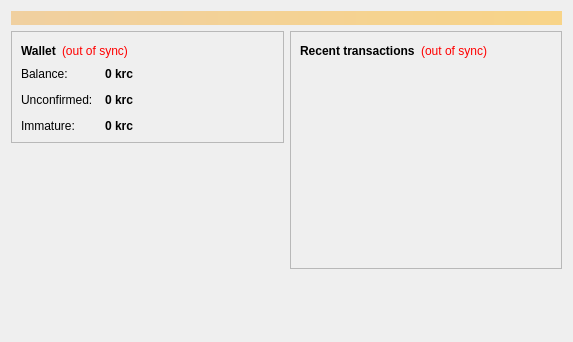
<?xml version="1.0" encoding="UTF-8"?>
<ui version="4.0">
 <class>OverviewPage</class>
 <widget class="QWidget" name="OverviewPage">
  <property name="geometry">
   <rect>
    <x>0</x>
    <y>0</y>
    <width>573</width>
    <height>342</height>
   </rect>
  </property>
  <property name="windowTitle">
   <string>Form</string>
  </property>
  <layout class="QVBoxLayout" name="topLayout">
   <item>
    <widget class="QLabel" name="labelAlerts">
     <property name="visible">
      <bool>false</bool>
     </property>
     <property name="styleSheet">
      <string notr="true">background-color: qlineargradient(x1: 0, y1: 0, x2: 1, y2: 0, stop:0 #F0D0A0, stop:1 #F8D488); color:#000000;</string>
     </property>
     <property name="wordWrap">
      <bool>true</bool>
     </property>
     <property name="margin">
      <number>3</number>
     </property>
    </widget>
   </item>
   <item>
    <layout class="QHBoxLayout" name="horizontalLayout" stretch="1,1">
     <item>
      <layout class="QVBoxLayout" name="verticalLayout_2">
       <item>
        <widget class="QFrame" name="frame">
         <property name="frameShape">
          <enum>QFrame::StyledPanel</enum>
         </property>
         <property name="frameShadow">
          <enum>QFrame::Raised</enum>
         </property>
         <layout class="QVBoxLayout" name="verticalLayout_4">
          <item>
           <layout class="QHBoxLayout" name="horizontalLayout_4">
            <item>
             <widget class="QLabel" name="label_5">
              <property name="font">
               <font>
                <weight>75</weight>
                <bold>true</bold>
               </font>
              </property>
              <property name="text">
               <string>Wallet</string>
              </property>
             </widget>
            </item>
            <item>
             <widget class="QLabel" name="labelWalletStatus">
              <property name="toolTip">
               <string>The displayed information may be out of date. Your wallet automatically synchronizes with the Kricoin network after a connection is established, but this process has not completed yet.</string>
              </property>
              <property name="styleSheet">
               <string notr="true">QLabel { color: red; }</string>
              </property>
              <property name="text">
               <string notr="true">(out of sync)</string>
              </property>
              <property name="alignment">
               <set>Qt::AlignLeading|Qt::AlignLeft|Qt::AlignVCenter</set>
              </property>
             </widget>
            </item>
            <item>
             <spacer name="horizontalSpacer_2">
              <property name="orientation">
               <enum>Qt::Horizontal</enum>
              </property>
              <property name="sizeHint" stdset="0">
               <size>
                <width>40</width>
                <height>20</height>
               </size>
              </property>
             </spacer>
            </item>
           </layout>
          </item>
          <item>
           <layout class="QFormLayout" name="formLayout_2">
            <property name="fieldGrowthPolicy">
             <enum>QFormLayout::AllNonFixedFieldsGrow</enum>
            </property>
            <property name="horizontalSpacing">
             <number>12</number>
            </property>
            <property name="verticalSpacing">
             <number>12</number>
            </property>
            <item row="0" column="0">
             <widget class="QLabel" name="label">
              <property name="text">
               <string>Balance:</string>
              </property>
             </widget>
            </item>
            <item row="0" column="1">
             <widget class="QLabel" name="labelBalance">
              <property name="font">
               <font>
                <weight>75</weight>
                <bold>true</bold>
               </font>
              </property>
              <property name="cursor">
               <cursorShape>IBeamCursor</cursorShape>
              </property>
              <property name="toolTip">
               <string>Your current balance</string>
              </property>
              <property name="text">
               <string notr="true">0 krc</string>
              </property>
              <property name="textInteractionFlags">
               <set>Qt::LinksAccessibleByMouse|Qt::TextSelectableByKeyboard|Qt::TextSelectableByMouse</set>
              </property>
             </widget>
            </item>
            <item row="1" column="0">
             <widget class="QLabel" name="label_3">
              <property name="text">
               <string>Unconfirmed:</string>
              </property>
             </widget>
            </item>
            <item row="1" column="1">
             <widget class="QLabel" name="labelUnconfirmed">
              <property name="font">
               <font>
                <weight>75</weight>
                <bold>true</bold>
               </font>
              </property>
              <property name="cursor">
               <cursorShape>IBeamCursor</cursorShape>
              </property>
              <property name="toolTip">
               <string>Total of transactions that have yet to be confirmed, and do not yet count toward the current balance</string>
              </property>
              <property name="text">
               <string notr="true">0 krc</string>
              </property>
              <property name="textInteractionFlags">
               <set>Qt::LinksAccessibleByMouse|Qt::TextSelectableByKeyboard|Qt::TextSelectableByMouse</set>
              </property>
             </widget>
            </item>
            <item row="2" column="0">
             <widget class="QLabel" name="labelImmatureText">
              <property name="text">
               <string>Immature:</string>
              </property>
             </widget>
            </item>
            <item row="2" column="1">
             <widget class="QLabel" name="labelImmature">
              <property name="font">
               <font>
                <weight>75</weight>
                <bold>true</bold>
               </font>
              </property>
              <property name="toolTip">
               <string>Mined balance that has not yet matured</string>
              </property>
              <property name="text">
               <string notr="true">0 krc</string>
              </property>
              <property name="textInteractionFlags">
               <set>Qt::LinksAccessibleByMouse|Qt::TextSelectableByKeyboard|Qt::TextSelectableByMouse</set>
              </property>
             </widget>
            </item>
           </layout>
          </item>
         </layout>
        </widget>
       </item>
       <item>
        <spacer name="verticalSpacer">
         <property name="orientation">
          <enum>Qt::Vertical</enum>
         </property>
         <property name="sizeHint" stdset="0">
          <size>
           <width>20</width>
           <height>40</height>
          </size>
         </property>
        </spacer>
       </item>
      </layout>
     </item>
     <item>
      <layout class="QVBoxLayout" name="verticalLayout_3">
       <item>
        <widget class="QFrame" name="frame_2">
         <property name="frameShape">
          <enum>QFrame::StyledPanel</enum>
         </property>
         <property name="frameShadow">
          <enum>QFrame::Raised</enum>
         </property>
         <layout class="QVBoxLayout" name="verticalLayout">
          <item>
           <layout class="QHBoxLayout" name="horizontalLayout_2">
            <item>
             <widget class="QLabel" name="label_4">
              <property name="text">
               <string>&lt;b&gt;Recent transactions&lt;/b&gt;</string>
              </property>
             </widget>
            </item>
            <item>
             <widget class="QLabel" name="labelTransactionsStatus">
              <property name="toolTip">
               <string>The displayed information may be out of date. Your wallet automatically synchronizes with the Kricoin network after a connection is established, but this process has not completed yet.</string>
              </property>
              <property name="styleSheet">
               <string notr="true">QLabel { color: red; }</string>
              </property>
              <property name="text">
               <string notr="true">(out of sync)</string>
              </property>
              <property name="alignment">
               <set>Qt::AlignRight|Qt::AlignTrailing|Qt::AlignVCenter</set>
              </property>
             </widget>
            </item>
            <item>
             <spacer name="horizontalSpacer">
              <property name="orientation">
               <enum>Qt::Horizontal</enum>
              </property>
              <property name="sizeHint" stdset="0">
               <size>
                <width>40</width>
                <height>20</height>
               </size>
              </property>
             </spacer>
            </item>
           </layout>
          </item>
          <item>
           <widget class="QListView" name="listTransactions">
            <property name="styleSheet">
             <string notr="true">QListView { background: transparent; }</string>
            </property>
            <property name="frameShape">
             <enum>QFrame::NoFrame</enum>
            </property>
            <property name="verticalScrollBarPolicy">
             <enum>Qt::ScrollBarAlwaysOff</enum>
            </property>
            <property name="horizontalScrollBarPolicy">
             <enum>Qt::ScrollBarAlwaysOff</enum>
            </property>
            <property name="selectionMode">
             <enum>QAbstractItemView::NoSelection</enum>
            </property>
           </widget>
          </item>
         </layout>
        </widget>
       </item>
       <item>
        <spacer name="verticalSpacer_2">
         <property name="orientation">
          <enum>Qt::Vertical</enum>
         </property>
         <property name="sizeHint" stdset="0">
          <size>
           <width>20</width>
           <height>40</height>
          </size>
         </property>
        </spacer>
       </item>
      </layout>
     </item>
    </layout>
   </item>
  </layout>
 </widget>
 <resources/>
 <connections/>
</ui>
